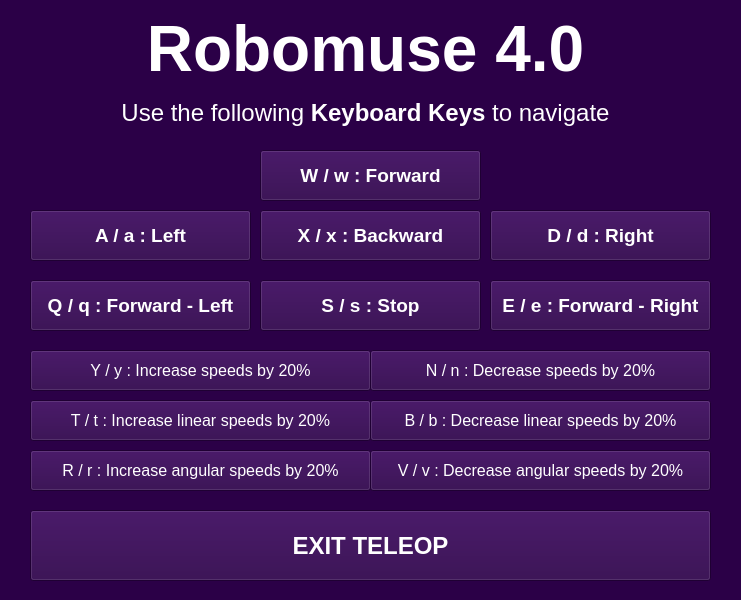
<?xml version="1.0" encoding="UTF-8"?>
<ui version="4.0">
 <class>Robomuse</class>
 <widget class="QMainWindow" name="Robomuse">
  <property name="geometry">
   <rect>
    <x>0</x>
    <y>0</y>
    <width>741</width>
    <height>600</height>
   </rect>
  </property>
  <property name="maximumSize">
   <size>
    <width>16777215</width>
    <height>16777215</height>
   </size>
  </property>
  <property name="palette">
   <palette>
    <active>
     <colorrole role="WindowText">
      <brush brushstyle="SolidPattern">
       <color alpha="255">
        <red>255</red>
        <green>255</green>
        <blue>255</blue>
       </color>
      </brush>
     </colorrole>
     <colorrole role="Button">
      <brush brushstyle="SolidPattern">
       <color alpha="255">
        <red>43</red>
        <green>0</green>
        <blue>71</blue>
       </color>
      </brush>
     </colorrole>
     <colorrole role="Light">
      <brush brushstyle="SolidPattern">
       <color alpha="255">
        <red>64</red>
        <green>0</green>
        <blue>106</blue>
       </color>
      </brush>
     </colorrole>
     <colorrole role="Midlight">
      <brush brushstyle="SolidPattern">
       <color alpha="255">
        <red>53</red>
        <green>0</green>
        <blue>88</blue>
       </color>
      </brush>
     </colorrole>
     <colorrole role="Dark">
      <brush brushstyle="SolidPattern">
       <color alpha="255">
        <red>21</red>
        <green>0</green>
        <blue>35</blue>
       </color>
      </brush>
     </colorrole>
     <colorrole role="Mid">
      <brush brushstyle="SolidPattern">
       <color alpha="255">
        <red>28</red>
        <green>0</green>
        <blue>47</blue>
       </color>
      </brush>
     </colorrole>
     <colorrole role="Text">
      <brush brushstyle="SolidPattern">
       <color alpha="255">
        <red>0</red>
        <green>0</green>
        <blue>0</blue>
       </color>
      </brush>
     </colorrole>
     <colorrole role="BrightText">
      <brush brushstyle="SolidPattern">
       <color alpha="255">
        <red>255</red>
        <green>255</green>
        <blue>255</blue>
       </color>
      </brush>
     </colorrole>
     <colorrole role="ButtonText">
      <brush brushstyle="SolidPattern">
       <color alpha="255">
        <red>255</red>
        <green>255</green>
        <blue>255</blue>
       </color>
      </brush>
     </colorrole>
     <colorrole role="Base">
      <brush brushstyle="SolidPattern">
       <color alpha="255">
        <red>0</red>
        <green>0</green>
        <blue>0</blue>
       </color>
      </brush>
     </colorrole>
     <colorrole role="Window">
      <brush brushstyle="SolidPattern">
       <color alpha="255">
        <red>43</red>
        <green>0</green>
        <blue>71</blue>
       </color>
      </brush>
     </colorrole>
     <colorrole role="Shadow">
      <brush brushstyle="SolidPattern">
       <color alpha="255">
        <red>0</red>
        <green>0</green>
        <blue>0</blue>
       </color>
      </brush>
     </colorrole>
     <colorrole role="Highlight">
      <brush brushstyle="SolidPattern">
       <color alpha="255">
        <red>0</red>
        <green>0</green>
        <blue>127</blue>
       </color>
      </brush>
     </colorrole>
     <colorrole role="Link">
      <brush brushstyle="SolidPattern">
       <color alpha="255">
        <red>0</red>
        <green>0</green>
        <blue>255</blue>
       </color>
      </brush>
     </colorrole>
     <colorrole role="LinkVisited">
      <brush brushstyle="SolidPattern">
       <color alpha="255">
        <red>170</red>
        <green>0</green>
        <blue>127</blue>
       </color>
      </brush>
     </colorrole>
     <colorrole role="AlternateBase">
      <brush brushstyle="SolidPattern">
       <color alpha="255">
        <red>21</red>
        <green>0</green>
        <blue>35</blue>
       </color>
      </brush>
     </colorrole>
     <colorrole role="ToolTipBase">
      <brush brushstyle="SolidPattern">
       <color alpha="255">
        <red>255</red>
        <green>255</green>
        <blue>220</blue>
       </color>
      </brush>
     </colorrole>
     <colorrole role="ToolTipText">
      <brush brushstyle="SolidPattern">
       <color alpha="255">
        <red>0</red>
        <green>0</green>
        <blue>0</blue>
       </color>
      </brush>
     </colorrole>
    </active>
    <inactive>
     <colorrole role="WindowText">
      <brush brushstyle="SolidPattern">
       <color alpha="255">
        <red>255</red>
        <green>255</green>
        <blue>255</blue>
       </color>
      </brush>
     </colorrole>
     <colorrole role="Button">
      <brush brushstyle="SolidPattern">
       <color alpha="255">
        <red>43</red>
        <green>0</green>
        <blue>71</blue>
       </color>
      </brush>
     </colorrole>
     <colorrole role="Light">
      <brush brushstyle="SolidPattern">
       <color alpha="255">
        <red>64</red>
        <green>0</green>
        <blue>106</blue>
       </color>
      </brush>
     </colorrole>
     <colorrole role="Midlight">
      <brush brushstyle="SolidPattern">
       <color alpha="255">
        <red>53</red>
        <green>0</green>
        <blue>88</blue>
       </color>
      </brush>
     </colorrole>
     <colorrole role="Dark">
      <brush brushstyle="SolidPattern">
       <color alpha="255">
        <red>21</red>
        <green>0</green>
        <blue>35</blue>
       </color>
      </brush>
     </colorrole>
     <colorrole role="Mid">
      <brush brushstyle="SolidPattern">
       <color alpha="255">
        <red>28</red>
        <green>0</green>
        <blue>47</blue>
       </color>
      </brush>
     </colorrole>
     <colorrole role="Text">
      <brush brushstyle="SolidPattern">
       <color alpha="255">
        <red>255</red>
        <green>255</green>
        <blue>255</blue>
       </color>
      </brush>
     </colorrole>
     <colorrole role="BrightText">
      <brush brushstyle="SolidPattern">
       <color alpha="255">
        <red>255</red>
        <green>255</green>
        <blue>255</blue>
       </color>
      </brush>
     </colorrole>
     <colorrole role="ButtonText">
      <brush brushstyle="SolidPattern">
       <color alpha="255">
        <red>255</red>
        <green>255</green>
        <blue>255</blue>
       </color>
      </brush>
     </colorrole>
     <colorrole role="Base">
      <brush brushstyle="SolidPattern">
       <color alpha="255">
        <red>0</red>
        <green>0</green>
        <blue>0</blue>
       </color>
      </brush>
     </colorrole>
     <colorrole role="Window">
      <brush brushstyle="SolidPattern">
       <color alpha="255">
        <red>43</red>
        <green>0</green>
        <blue>71</blue>
       </color>
      </brush>
     </colorrole>
     <colorrole role="Shadow">
      <brush brushstyle="SolidPattern">
       <color alpha="255">
        <red>0</red>
        <green>0</green>
        <blue>0</blue>
       </color>
      </brush>
     </colorrole>
     <colorrole role="Highlight">
      <brush brushstyle="SolidPattern">
       <color alpha="255">
        <red>0</red>
        <green>0</green>
        <blue>127</blue>
       </color>
      </brush>
     </colorrole>
     <colorrole role="Link">
      <brush brushstyle="SolidPattern">
       <color alpha="255">
        <red>0</red>
        <green>0</green>
        <blue>255</blue>
       </color>
      </brush>
     </colorrole>
     <colorrole role="LinkVisited">
      <brush brushstyle="SolidPattern">
       <color alpha="255">
        <red>170</red>
        <green>0</green>
        <blue>127</blue>
       </color>
      </brush>
     </colorrole>
     <colorrole role="AlternateBase">
      <brush brushstyle="SolidPattern">
       <color alpha="255">
        <red>21</red>
        <green>0</green>
        <blue>35</blue>
       </color>
      </brush>
     </colorrole>
     <colorrole role="ToolTipBase">
      <brush brushstyle="SolidPattern">
       <color alpha="255">
        <red>255</red>
        <green>255</green>
        <blue>220</blue>
       </color>
      </brush>
     </colorrole>
     <colorrole role="ToolTipText">
      <brush brushstyle="SolidPattern">
       <color alpha="255">
        <red>0</red>
        <green>0</green>
        <blue>0</blue>
       </color>
      </brush>
     </colorrole>
    </inactive>
    <disabled>
     <colorrole role="WindowText">
      <brush brushstyle="SolidPattern">
       <color alpha="255">
        <red>21</red>
        <green>0</green>
        <blue>35</blue>
       </color>
      </brush>
     </colorrole>
     <colorrole role="Button">
      <brush brushstyle="SolidPattern">
       <color alpha="255">
        <red>43</red>
        <green>0</green>
        <blue>71</blue>
       </color>
      </brush>
     </colorrole>
     <colorrole role="Light">
      <brush brushstyle="SolidPattern">
       <color alpha="255">
        <red>64</red>
        <green>0</green>
        <blue>106</blue>
       </color>
      </brush>
     </colorrole>
     <colorrole role="Midlight">
      <brush brushstyle="SolidPattern">
       <color alpha="255">
        <red>53</red>
        <green>0</green>
        <blue>88</blue>
       </color>
      </brush>
     </colorrole>
     <colorrole role="Dark">
      <brush brushstyle="SolidPattern">
       <color alpha="255">
        <red>21</red>
        <green>0</green>
        <blue>35</blue>
       </color>
      </brush>
     </colorrole>
     <colorrole role="Mid">
      <brush brushstyle="SolidPattern">
       <color alpha="255">
        <red>28</red>
        <green>0</green>
        <blue>47</blue>
       </color>
      </brush>
     </colorrole>
     <colorrole role="Text">
      <brush brushstyle="SolidPattern">
       <color alpha="255">
        <red>0</red>
        <green>0</green>
        <blue>0</blue>
       </color>
      </brush>
     </colorrole>
     <colorrole role="BrightText">
      <brush brushstyle="SolidPattern">
       <color alpha="255">
        <red>255</red>
        <green>255</green>
        <blue>255</blue>
       </color>
      </brush>
     </colorrole>
     <colorrole role="ButtonText">
      <brush brushstyle="SolidPattern">
       <color alpha="255">
        <red>21</red>
        <green>0</green>
        <blue>35</blue>
       </color>
      </brush>
     </colorrole>
     <colorrole role="Base">
      <brush brushstyle="SolidPattern">
       <color alpha="255">
        <red>43</red>
        <green>0</green>
        <blue>71</blue>
       </color>
      </brush>
     </colorrole>
     <colorrole role="Window">
      <brush brushstyle="SolidPattern">
       <color alpha="255">
        <red>43</red>
        <green>0</green>
        <blue>71</blue>
       </color>
      </brush>
     </colorrole>
     <colorrole role="Shadow">
      <brush brushstyle="SolidPattern">
       <color alpha="255">
        <red>0</red>
        <green>0</green>
        <blue>0</blue>
       </color>
      </brush>
     </colorrole>
     <colorrole role="Highlight">
      <brush brushstyle="SolidPattern">
       <color alpha="255">
        <red>0</red>
        <green>0</green>
        <blue>127</blue>
       </color>
      </brush>
     </colorrole>
     <colorrole role="Link">
      <brush brushstyle="SolidPattern">
       <color alpha="255">
        <red>0</red>
        <green>0</green>
        <blue>255</blue>
       </color>
      </brush>
     </colorrole>
     <colorrole role="LinkVisited">
      <brush brushstyle="SolidPattern">
       <color alpha="255">
        <red>170</red>
        <green>0</green>
        <blue>127</blue>
       </color>
      </brush>
     </colorrole>
     <colorrole role="AlternateBase">
      <brush brushstyle="SolidPattern">
       <color alpha="255">
        <red>43</red>
        <green>0</green>
        <blue>71</blue>
       </color>
      </brush>
     </colorrole>
     <colorrole role="ToolTipBase">
      <brush brushstyle="SolidPattern">
       <color alpha="255">
        <red>255</red>
        <green>255</green>
        <blue>220</blue>
       </color>
      </brush>
     </colorrole>
     <colorrole role="ToolTipText">
      <brush brushstyle="SolidPattern">
       <color alpha="255">
        <red>0</red>
        <green>0</green>
        <blue>0</blue>
       </color>
      </brush>
     </colorrole>
    </disabled>
   </palette>
  </property>
  <property name="contextMenuPolicy">
   <enum>Qt::NoContextMenu</enum>
  </property>
  <property name="windowTitle">
   <string>Robomuse</string>
  </property>
  <widget class="QWidget" name="centralWidget">
   <widget class="QLabel" name="Intro">
    <property name="geometry">
     <rect>
      <x>10</x>
      <y>10</y>
      <width>711</width>
      <height>121</height>
     </rect>
    </property>
    <property name="layoutDirection">
     <enum>Qt::LeftToRight</enum>
    </property>
    <property name="autoFillBackground">
     <bool>false</bool>
    </property>
    <property name="text">
     <string>&lt;html&gt;&lt;head/&gt;&lt;body&gt;&lt;p align=&quot;center&quot;&gt;&lt;span style=&quot; font-size:48pt; font-weight:600;&quot;&gt;Robomuse 4.0&lt;/span&gt;&lt;/p&gt;&lt;p align=&quot;center&quot;&gt;&lt;span style=&quot; font-size:18pt;&quot;&gt;Use the following &lt;/span&gt;&lt;span style=&quot; font-size:18pt; font-weight:600;&quot;&gt;Keyboard Keys&lt;/span&gt;&lt;span style=&quot; font-size:18pt;&quot;&gt; to navigate&lt;/span&gt;&lt;/p&gt;&lt;/body&gt;&lt;/html&gt;</string>
    </property>
   </widget>
   <widget class="QPushButton" name="y">
    <property name="geometry">
     <rect>
      <x>30</x>
      <y>350</y>
      <width>341</width>
      <height>41</height>
     </rect>
    </property>
    <property name="font">
     <font>
      <pointsize>12</pointsize>
     </font>
    </property>
    <property name="text">
     <string>Y / y : Increase speeds by 20%</string>
    </property>
   </widget>
   <widget class="QPushButton" name="r">
    <property name="geometry">
     <rect>
      <x>30</x>
      <y>450</y>
      <width>341</width>
      <height>41</height>
     </rect>
    </property>
    <property name="font">
     <font>
      <pointsize>12</pointsize>
     </font>
    </property>
    <property name="text">
     <string>R / r : Increase angular speeds by 20%</string>
    </property>
   </widget>
   <widget class="QPushButton" name="v">
    <property name="geometry">
     <rect>
      <x>370</x>
      <y>450</y>
      <width>341</width>
      <height>41</height>
     </rect>
    </property>
    <property name="font">
     <font>
      <pointsize>12</pointsize>
     </font>
    </property>
    <property name="text">
     <string>V / v : Decrease angular speeds by 20%</string>
    </property>
   </widget>
   <widget class="QPushButton" name="t">
    <property name="geometry">
     <rect>
      <x>30</x>
      <y>400</y>
      <width>341</width>
      <height>41</height>
     </rect>
    </property>
    <property name="font">
     <font>
      <pointsize>12</pointsize>
     </font>
    </property>
    <property name="text">
     <string>T / t : Increase linear speeds by 20%</string>
    </property>
   </widget>
   <widget class="QPushButton" name="b">
    <property name="geometry">
     <rect>
      <x>370</x>
      <y>400</y>
      <width>341</width>
      <height>41</height>
     </rect>
    </property>
    <property name="font">
     <font>
      <pointsize>12</pointsize>
     </font>
    </property>
    <property name="text">
     <string>B / b : Decrease linear speeds by 20%</string>
    </property>
   </widget>
   <widget class="QPushButton" name="n">
    <property name="geometry">
     <rect>
      <x>370</x>
      <y>350</y>
      <width>341</width>
      <height>41</height>
     </rect>
    </property>
    <property name="font">
     <font>
      <pointsize>12</pointsize>
      <weight>50</weight>
      <bold>false</bold>
     </font>
    </property>
    <property name="text">
     <string>N / n : Decrease speeds by 20%</string>
    </property>
   </widget>
   <widget class="QPushButton" name="W">
    <property name="geometry">
     <rect>
      <x>260</x>
      <y>150</y>
      <width>221</width>
      <height>51</height>
     </rect>
    </property>
    <property name="font">
     <font>
      <pointsize>14</pointsize>
      <weight>75</weight>
      <bold>true</bold>
     </font>
    </property>
    <property name="text">
     <string>W / w : Forward</string>
    </property>
    <property name="flat">
     <bool>false</bool>
    </property>
   </widget>
   <widget class="QPushButton" name="D">
    <property name="geometry">
     <rect>
      <x>490</x>
      <y>210</y>
      <width>221</width>
      <height>51</height>
     </rect>
    </property>
    <property name="font">
     <font>
      <pointsize>14</pointsize>
      <weight>75</weight>
      <bold>true</bold>
     </font>
    </property>
    <property name="text">
     <string>D / d : Right</string>
    </property>
   </widget>
   <widget class="QPushButton" name="B">
    <property name="geometry">
     <rect>
      <x>260</x>
      <y>210</y>
      <width>221</width>
      <height>51</height>
     </rect>
    </property>
    <property name="font">
     <font>
      <pointsize>14</pointsize>
      <weight>75</weight>
      <bold>true</bold>
     </font>
    </property>
    <property name="text">
     <string>X / x : Backward</string>
    </property>
   </widget>
   <widget class="QPushButton" name="A">
    <property name="geometry">
     <rect>
      <x>30</x>
      <y>210</y>
      <width>221</width>
      <height>51</height>
     </rect>
    </property>
    <property name="font">
     <font>
      <pointsize>14</pointsize>
      <weight>75</weight>
      <bold>true</bold>
     </font>
    </property>
    <property name="text">
     <string>A / a : Left</string>
    </property>
   </widget>
   <widget class="QPushButton" name="S">
    <property name="geometry">
     <rect>
      <x>260</x>
      <y>280</y>
      <width>221</width>
      <height>51</height>
     </rect>
    </property>
    <property name="font">
     <font>
      <pointsize>14</pointsize>
      <weight>75</weight>
      <bold>true</bold>
     </font>
    </property>
    <property name="text">
     <string>S / s : Stop</string>
    </property>
   </widget>
   <widget class="QPushButton" name="Q">
    <property name="geometry">
     <rect>
      <x>30</x>
      <y>280</y>
      <width>221</width>
      <height>51</height>
     </rect>
    </property>
    <property name="font">
     <font>
      <pointsize>14</pointsize>
      <weight>75</weight>
      <bold>true</bold>
     </font>
    </property>
    <property name="text">
     <string>Q / q : Forward - Left</string>
    </property>
   </widget>
   <widget class="QPushButton" name="E">
    <property name="geometry">
     <rect>
      <x>490</x>
      <y>280</y>
      <width>221</width>
      <height>51</height>
     </rect>
    </property>
    <property name="font">
     <font>
      <pointsize>14</pointsize>
      <weight>75</weight>
      <bold>true</bold>
     </font>
    </property>
    <property name="text">
     <string>E / e : Forward - Right</string>
    </property>
   </widget>
   <widget class="QPushButton" name="exit">
    <property name="geometry">
     <rect>
      <x>30</x>
      <y>510</y>
      <width>681</width>
      <height>71</height>
     </rect>
    </property>
    <property name="font">
     <font>
      <pointsize>18</pointsize>
      <weight>75</weight>
      <bold>true</bold>
     </font>
    </property>
    <property name="text">
     <string>EXIT TELEOP</string>
    </property>
   </widget>
  </widget>
 </widget>
 <layoutdefault spacing="6" margin="11"/>
 <resources/>
 <connections/>
</ui>
